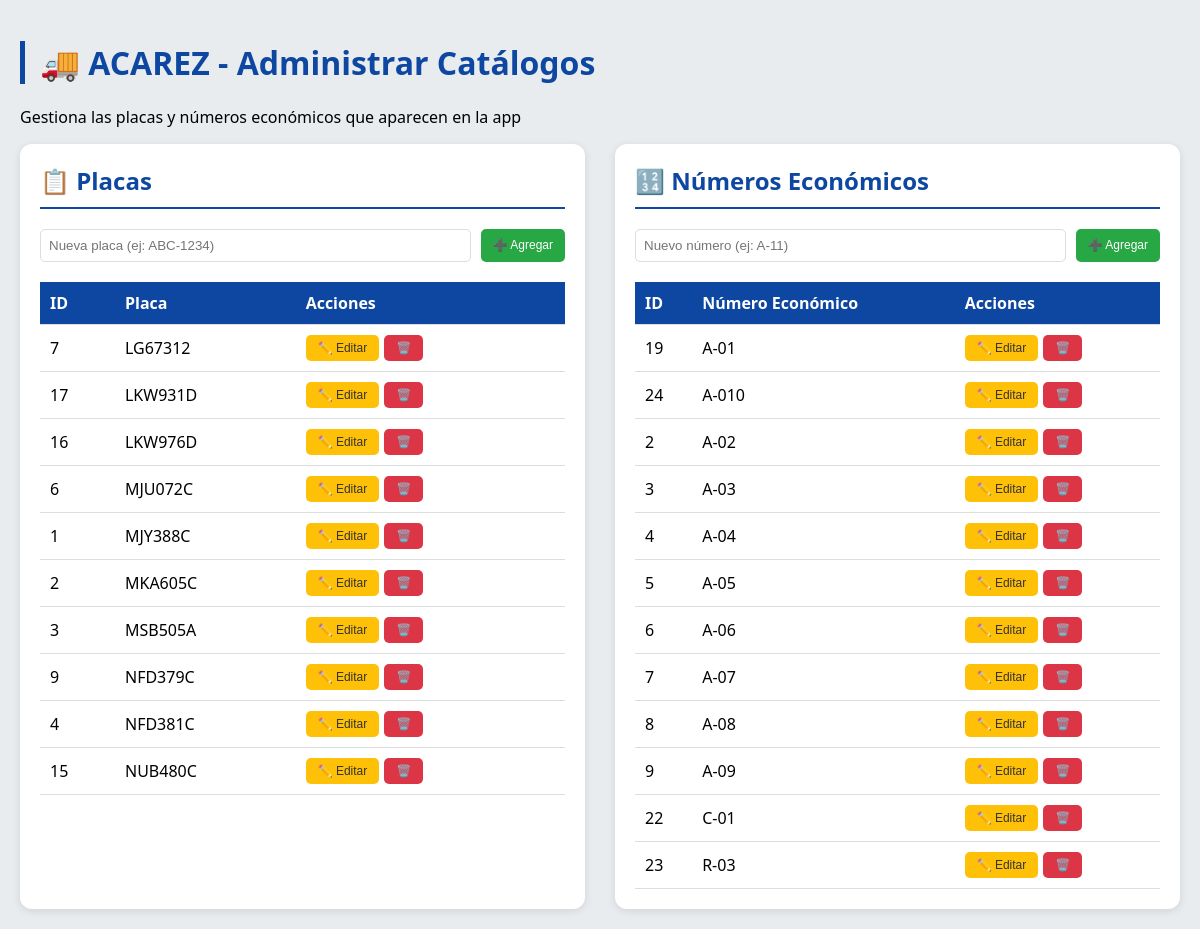
Page /backend/admin_catalogos.php on the committed database.
### tables this page shows
CREATE TABLE `catalogo_placas` (
  `id` int NOT NULL AUTO_INCREMENT,
  `placa` varchar(20) NOT NULL,
  `activo` tinyint(1) DEFAULT '1',
  `fecha_registro` timestamp NOT NULL DEFAULT CURRENT_TIMESTAMP,
  PRIMARY KEY (`id`),
  UNIQUE KEY `placa` (`placa`)
);

CREATE TABLE `catalogo_no_economico` (
  `id` int NOT NULL AUTO_INCREMENT,
  `no_economico` varchar(10) NOT NULL,
  `activo` tinyint(1) DEFAULT '1',
  `fecha_registro` timestamp NOT NULL DEFAULT CURRENT_TIMESTAMP,
  PRIMARY KEY (`id`),
  UNIQUE KEY `no_economico` (`no_economico`)
);

### backend/admin_catalogos.php (the view, shortened to what this page needs)
<?php
$conn = new mysqli('localhost', 'root', '', 'acarez_logistica');
$placas = $conn->query("SELECT * FROM catalogo_placas ORDER BY placa");
$no_economicos = $conn->query("SELECT * FROM catalogo_no_economico ORDER BY no_economico");
?>
<!DOCTYPE html>
<html>
<head>
</head>
<body>
<div class="container">
    <h1>🚚 ACAREZ - Administrar Catálogos</h1>
    <p>Gestiona las placas y números económicos que aparecen en la app</p>
    <div class="grid">
        <div class="card">
            <h2>📋 Placas</h2>
            <form method="POST" class="formulario">
                <input type="text" name="placa" placeholder="Nueva placa (ej: ABC-1234)" required>
                <button type="submit" name="agregar_placa" class="btn btn-agregar">➕ Agregar</button>
            </form>
            <table>
                <thead><tr><th>ID</th><th>Placa</th><th>Acciones</th></tr></thead>
                <tbody>
                    <?php while($row = $placas->fetch_assoc()): ?>
                    <tr>
                        <td><?= $row['id'] ?></td>
                        <td id="placa_text_<?= $row['id'] ?>"><?= htmlspecialchars($row['placa']) ?></td>
                        <td class="acciones">
                            <button class="btn btn-editar" onclick="mostrarEditarPlaca(<?= $row['id'] ?>, '<?= $row['placa'] ?>')">✏️ Editar</button>
                            <form method="POST" style="display:inline">
                                <button type="submit" name="eliminar_placa" class="btn btn-eliminar" onclick="return confirm('¿Eliminar placa?')">🗑️</button>
                            </form>
                        </td>
                    </tr>
                    <?php endwhile; ?>
                </tbody>
            </table>
        </div>
        <div class="card">
            <h2>🔢 Números Económicos</h2>
            <form method="POST" class="formulario">
                <input type="text" name="no_economico" placeholder="Nuevo número (ej: A-11)" required>
                <button type="submit" name="agregar_no_economico" class="btn btn-agregar">➕ Agregar</button>
            </form>
            <table>
                <thead><tr><th>ID</th><th>Número Económico</th><th>Acciones</th></tr></thead>
                <tbody>
                    <?php while($row = $no_economicos->fetch_assoc()): ?>
                    <tr>
                        <td><?= $row['id'] ?></td>
                        <td id="noe_text_<?= $row['id'] ?>"><?= htmlspecialchars($row['no_economico']) ?></td>
                        <td class="acciones">
                            <button class="btn btn-editar" onclick="mostrarEditarNoE(<?= $row['id'] ?>, '<?= $row['no_economico'] ?>')">✏️ Editar</button>
                            <form method="POST" style="display:inline">
                                <button type="submit" name="eliminar_no_economico" class="btn btn-eliminar" onclick="return confirm('¿Eliminar número económico?')">🗑️</button>
                            </form>
                        </td>
                    </tr>
                    <?php endwhile; ?>
                </tbody>
            </table>
        </div>
    </div>
</div>
</body>
</html>

### backend/admin_catalogos.php (style rules this page uses)
body { font-family: 'Segoe UI', Arial; background: #e9ecef; margin: 0; padding: 20px; }
.container { max-width: 1200px; margin: 0 auto; }
h1 { color: #0D47A1; border-left: 5px solid #0D47A1; padding-left: 15px; }
.grid { display: grid; grid-template-columns: 1fr 1fr; gap: 30px; }
.card { background: white; border-radius: 12px; padding: 20px; box-shadow: 0 2px 8px rgba(0,0,0,0.1); }
.card h2 { color: #0D47A1; margin-top: 0; border-bottom: 2px solid #0D47A1; padding-bottom: 10px; }
table { width: 100%; border-collapse: collapse; margin-top: 15px; }
th, td { padding: 10px; text-align: left; border-bottom: 1px solid #ddd; }
th { background: #0D47A1; color: white; }
.btn { padding: 6px 12px; border: none; border-radius: 5px; cursor: pointer; font-size: 12px; }
.btn-agregar { background: #28a745; color: white; }
.btn-editar { background: #ffc107; color: #333; }
.btn-eliminar { background: #dc3545; color: white; }
.formulario { margin-bottom: 20px; display: flex; gap: 10px; }
.formulario input { flex: 1; padding: 8px; border: 1px solid #ddd; border-radius: 5px; }
.acciones { display: flex; gap: 5px; }

### rows in the picture
catalogo_placas: id "7", placa "LG67312"
catalogo_placas: id "17", placa "LKW931D"
catalogo_placas: id "16", placa "LKW976D"
catalogo_placas: id "6", placa "MJU072C"
catalogo_placas: id "1", placa "MJY388C"
catalogo_placas: id "2", placa "MKA605C"
catalogo_placas: id "3", placa "MSB505A"
catalogo_placas: id "9", placa "NFD379C"
catalogo_placas: id "4", placa "NFD381C"
catalogo_placas: id "15", placa "NUB480C"
catalogo_no_economico: id "19", no_economico "A-01"
catalogo_no_economico: id "24", no_economico "A-010"
catalogo_no_economico: id "2", no_economico "A-02"
catalogo_no_economico: id "3", no_economico "A-03"
catalogo_no_economico: id "4", no_economico "A-04"
catalogo_no_economico: id "5", no_economico "A-05"
catalogo_no_economico: id "6", no_economico "A-06"
catalogo_no_economico: id "7", no_economico "A-07"
catalogo_no_economico: id "8", no_economico "A-08"
catalogo_no_economico: id "9", no_economico "A-09"
catalogo_no_economico: id "22", no_economico "C-01"
catalogo_no_economico: id "23", no_economico "R-03"
